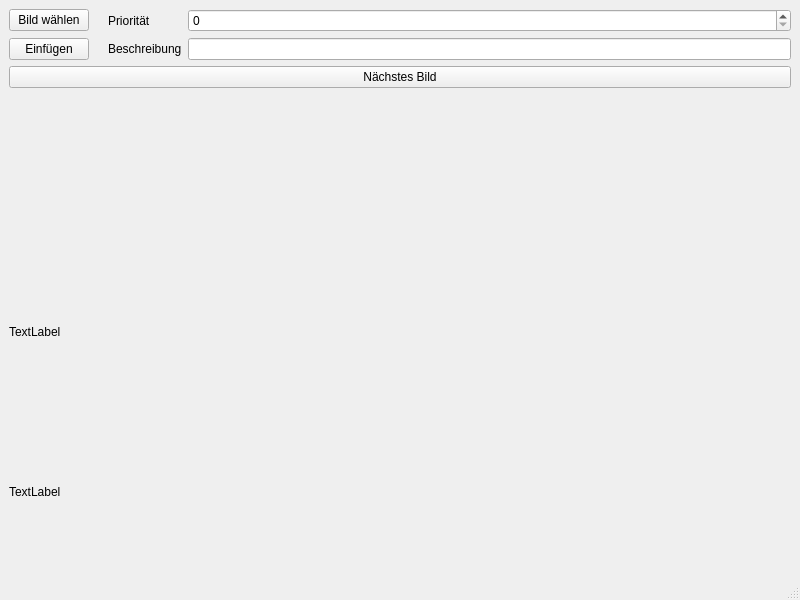
<?xml version="1.0" encoding="UTF-8"?>
<ui version="4.0">
 <class>MainWindow</class>
 <widget class="QMainWindow" name="MainWindow">
  <property name="geometry">
   <rect>
    <x>0</x>
    <y>0</y>
    <width>800</width>
    <height>600</height>
   </rect>
  </property>
  <property name="windowTitle">
   <string>MainWindow</string>
  </property>
  <widget class="QWidget" name="centralwidget">
   <layout class="QGridLayout" name="gridLayout">
    <item row="1" column="0">
     <widget class="QPushButton" name="insertPicture">
      <property name="text">
       <string>Einfügen</string>
      </property>
     </widget>
    </item>
    <item row="6" column="0">
     <widget class="QLabel" name="detailDescription">
      <property name="text">
       <string>TextLabel</string>
      </property>
     </widget>
    </item>
    <item row="0" column="0">
     <widget class="QPushButton" name="choosePicture">
      <property name="text">
       <string>Bild wählen</string>
      </property>
     </widget>
    </item>
    <item row="0" column="1">
     <widget class="QLabel" name="fileName">
      <property name="text">
       <string/>
      </property>
     </widget>
    </item>
    <item row="1" column="2">
     <widget class="QLabel" name="label_3">
      <property name="text">
       <string>Beschreibung</string>
      </property>
     </widget>
    </item>
    <item row="0" column="2">
     <widget class="QLabel" name="label_2">
      <property name="text">
       <string>Priorität</string>
      </property>
     </widget>
    </item>
    <item row="1" column="3">
     <widget class="QLineEdit" name="descriptionEdit"/>
    </item>
    <item row="0" column="3">
     <widget class="QSpinBox" name="priority"/>
    </item>
    <item row="4" column="0" colspan="4">
     <widget class="pictureWidget" name="picture" native="true"/>
    </item>
    <item row="3" column="0" colspan="4">
     <widget class="QPushButton" name="nextPicture">
      <property name="text">
       <string>Nächstes Bild</string>
      </property>
     </widget>
    </item>
    <item row="5" column="0" colspan="3">
     <widget class="QLabel" name="detailFilename">
      <property name="text">
       <string>TextLabel</string>
      </property>
     </widget>
    </item>
    <item row="1" column="1">
     <widget class="QLabel" name="errorLabel">
      <property name="text">
       <string/>
      </property>
     </widget>
    </item>
   </layout>
  </widget>
  <widget class="QMenuBar" name="menubar">
   <property name="geometry">
    <rect>
     <x>0</x>
     <y>0</y>
     <width>800</width>
     <height>23</height>
    </rect>
   </property>
  </widget>
  <widget class="QStatusBar" name="statusbar"/>
 </widget>
 <customwidgets>
  <customwidget>
   <class>pictureWidget</class>
   <extends>QWidget</extends>
   <header>picturewidget.h</header>
   <container>1</container>
  </customwidget>
 </customwidgets>
 <resources/>
 <connections/>
</ui>
